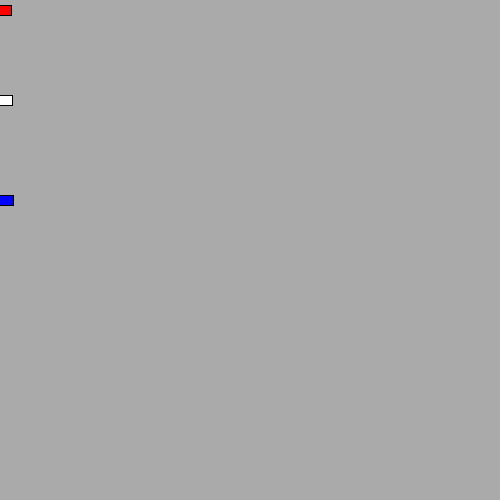
Frame 1 (no input)
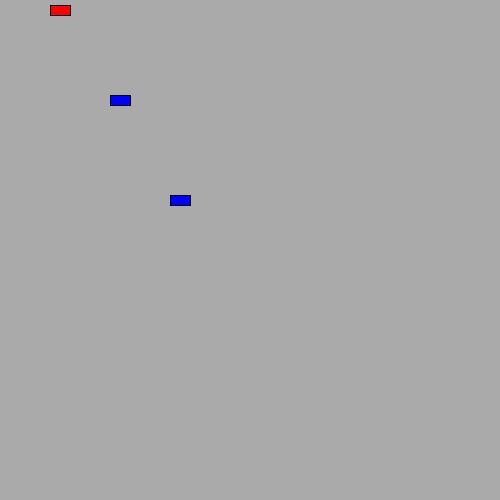
Frame 60 (the mouse pressed at the canvas centre just before this capture)
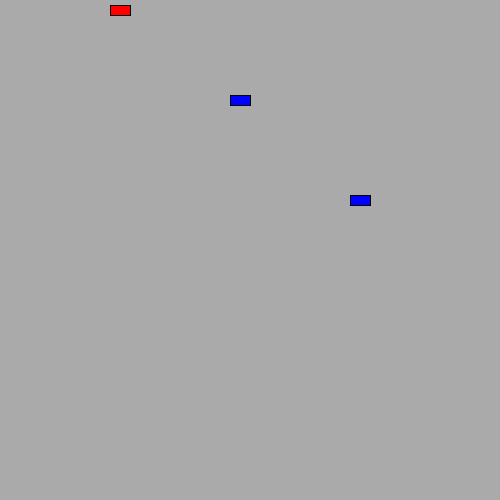
Frame 120 (the mouse held since frame 60 and released just before this capture)

The Processing sketch that drew these frames (run headless with seeded random() and noise(); from frame 60 on, the mouse is pressed at the canvas centre):

// Processing sketch: processing_116005
// ── processing_116005.pde

Car myCar1;
Car myCar2;
Car myCar3;
// 3 objects!
int y = 80;
int x = 50;
int spacing = 10;
int len = 50;
int endLegs = 150;
float xpos;
float ypos;
float xspeed;

void setup() {
  size(500,500);
  myCar1 = new Car(255,0,0,0,100,2); // Parameters go inside the parentheses when the object is constructed.
  myCar2 = new Car(0,0,255,0,10,1);
  myCar3 = new Car(0,0,255,0,200,3);

  
}

void draw() {
  background(170);
  stroke(255);

  myCar1.move();
  myCar1.display();
  myCar2.move();
  myCar2.display();
  myCar3.move();
  myCar3.display();
  
  if ((myCar1.xpos > width)|| (myCar1.xpos < 0 )){
    myCar1.direct();
    myCar2.direct();
    myCar3.direct();
    myCar1.fillin();

    
  }
    
  else if ((myCar2.xpos > width)|| (myCar2.xpos < 0 )){
    myCar1.direct();
    myCar2.direct();
    myCar3.direct();
    myCar2.fillin();

  }
 
 else if ((myCar3.xpos > width)|| (myCar3.xpos < 0 )){
    myCar1.direct();
    myCar2.direct();
    myCar3.direct();
    myCar3.fillin();
 }
    
    
  
}

class Car { // Even though there are multiple objects, we still only need one class. No matter how many cookies we make, only one cookie cutter is needed.Isnâ€™t object-oriented programming swell?
  color c;
  float xpos;
  float ypos;
  float xspeed;
  float r;
  float g;
  float b;


Car(float tempR, float tempG, float tempB, float tempXpos, float tempYpos, float tempXspeed) { // The Constructor is defined with arguments.
    r = tempR;
    b = tempB;
    g = tempG;
    xpos = tempXpos;
    ypos = tempYpos;
    xspeed = tempXspeed;
  }

  void display() {
    stroke(0);
    rectMode(CENTER);
    rect(xpos,ypos,20,10);
    fill(r,g,b);
  }

  void move() {
    xpos = xpos + xspeed;
    if ((xpos > width)|| (xpos < 0 )){
  r = random(255);
  g = random(255);
  b = random(255);
        
 }}
 
 void fillin(){
   fill(r,g,b);
 }
      
 void direct() {
   xspeed = xspeed * - 1;
}
}
